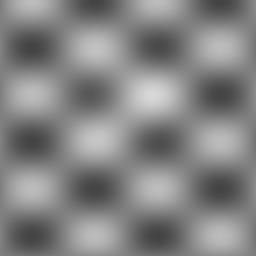
#> input picture l2l_dct/assets/test_image.png, 256 x 256 px
$ python run_phase1_dct.py
#> lines starting #> are read from the running program, lines starting #| are printed output that depends on the picture
### l2l_dct/python/dct/reference.py
"""Reference DCT-II / DCT-III (ODCT) matrix transforms."""

from __future__ import annotations

import numpy as np

BLOCK_SIZE = 8

_MATRIX_CACHE: dict[int, tuple[np.ndarray, np.ndarray]] = {}


def dct_scale(k: int, n: int = BLOCK_SIZE) -> float:
    return 1.0 / np.sqrt(n) if k == 0 else np.sqrt(2.0 / n)


def build_dct_matrix(n: int = BLOCK_SIZE) -> np.ndarray:
    """Build orthonormal DCT-II matrix C (n x n), cached."""
    if n not in _MATRIX_CACHE:
        c = np.zeros((n, n), dtype=np.float64)
        for k in range(n):
            for i in range(n):
                c[k, i] = dct_scale(k, n) * np.cos(np.pi * k * (2 * i + 1) / (2 * n))
        _MATRIX_CACHE[n] = (c, c.T)
    return _MATRIX_CACHE[n][0]


def build_idct_matrix(n: int = BLOCK_SIZE) -> np.ndarray:
    """Build orthonormal inverse DCT-III matrix D = C^T, cached."""
    if n not in _MATRIX_CACHE:
        build_dct_matrix(n)
    return _MATRIX_CACHE[n][1]


def dct_1d(signal: np.ndarray, n: int = BLOCK_SIZE) -> np.ndarray:
    return build_dct_matrix(n) @ np.asarray(signal, dtype=np.float64)


def idct_1d(coeffs: np.ndarray, n: int = BLOCK_SIZE) -> np.ndarray:
    return build_idct_matrix(n) @ np.asarray(coeffs, dtype=np.float64)


# [10 lines left out: functions dct_2d, idct_2d, not called in this run]


def c2d_batch(blocks: np.ndarray) -> np.ndarray:
    """Batched C @ block @ C.T for blocks shaped (N, 8, 8)."""
    c = build_dct_matrix(BLOCK_SIZE)
    return np.einsum("ij,njk,kl->nil", c, blocks, c.T, optimize=True)


def d2d_batch(blocks: np.ndarray) -> np.ndarray:
    """Batched D @ block @ D.T for blocks shaped (N, 8, 8)."""
    d = build_idct_matrix(BLOCK_SIZE)
    return np.einsum("ij,njk,kl->nil", d, blocks, d.T, optimize=True)

### l2l_dct/common.py
#!/usr/bin/env python3
"""Shared utilities for L2L run scripts."""

from __future__ import annotations

import sys
from pathlib import Path

import numpy as np
from PIL import Image

PROJECT_DIR = Path(__file__).resolve().parent
PYTHON_DIR = PROJECT_DIR / "python"
ASSETS_DIR = PROJECT_DIR / "assets"
OUTPUT_DIR = PROJECT_DIR / "output"

sys.path.insert(0, str(PYTHON_DIR))


def load_grayscale(path: Path, size: tuple[int, int] | None = (512, 512)) -> np.ndarray:
    img = Image.open(path).convert("L")
    if size:
        img = img.resize(size, Image.Resampling.LANCZOS)
    arr = np.array(img, dtype=np.uint8)
    h, w = arr.shape
    if h % 2:
        arr = arr[:-1]
    if w % 16:
        arr = arr[:, : (w // 16) * 16]
    if h % 16:
        arr = arr[: (h // 16) * 16]
    return arr


def ensure_output() -> Path:
    OUTPUT_DIR.mkdir(exist_ok=True)
    return OUTPUT_DIR

### l2l_dct/python/l2l/analysis.py
"""L2L analysis — parallel C2D / D2D with SIB on both paths."""

from __future__ import annotations

from dataclasses import dataclass

import numpy as np

from fixed_point import round_block, to_fixed
from dct.reference import BLOCK_SIZE, c2d_batch, d2d_batch


@dataclass
class AnalysisResult:
    yi: np.ndarray
    ti: np.ndarray
    side_y: np.ndarray | None
    side_t: np.ndarray | None
    xi_shape: tuple[int, int]
    block_size: int

    # [5 lines left out: function side_info, not called in this run]


def split_image_l2l(image: np.ndarray, block_size: int = BLOCK_SIZE) -> tuple[np.ndarray, np.ndarray]:
    half = image.shape[0] // 2
    return image[:half].copy(), image[half:].copy()


def merge_image_l2l(xi: np.ndarray, si: np.ndarray) -> np.ndarray:
    return np.vstack([xi, si])


def _blocks_from_image(part: np.ndarray, block_size: int) -> tuple[np.ndarray, tuple[int, int, int, int]]:
    h, w = part.shape
    nh, nw = h // block_size, w // block_size
    blocks = (
        part.reshape(nh, block_size, nw, block_size)
        .transpose(0, 2, 1, 3)
        .reshape(-1, block_size, block_size)
        .astype(np.float64)
    )
    return blocks, (nh, nw, h, w)


def _blocks_to_image(blocks: np.ndarray, layout: tuple[int, int, int, int], block_size: int) -> np.ndarray:
    nh, nw, h, w = layout
    return (
        blocks.reshape(nh, nw, block_size, block_size)
        .transpose(0, 2, 1, 3)
        .reshape(h, w)
    )


# [34 lines left out: functions _forward_blocks, analyze_image, not called in this run]

### l2l_dct/python/metrics.py
"""Image quality metrics."""

from __future__ import annotations

import numpy as np


def mse(original: np.ndarray, reconstructed: np.ndarray) -> float:
    diff = original.astype(np.float64) - reconstructed.astype(np.float64)
    return float(np.mean(diff ** 2))


def psnr(original: np.ndarray, reconstructed: np.ndarray, peak: float = 255.0) -> float:
    err = mse(original, reconstructed)
    if err == 0:
        return float("inf")
    return 10.0 * np.log10(peak ** 2 / err)


# [5 lines left out: function coding_gain, not called in this run]

### l2l_dct/python/viz.py
"""Visualization helpers for L2L demos."""

from __future__ import annotations

from pathlib import Path

import matplotlib.pyplot as plt
import numpy as np


# [59 lines left out: functions save_comparison, save_chessboard_demo, save_rate_distortion, not called in this run]


def save_dct_basis(out_path: Path, n: int = 8) -> None:
    from dct.reference import build_dct_matrix

    c = build_dct_matrix(n)
    fig, axes = plt.subplots(2, 4, figsize=(10, 5))
    for k, ax in enumerate(axes.ravel()):
        ax.plot(c[k], "o-")
        ax.set_title(f"Базис {k}")
        ax.grid(True, alpha=0.3)
    plt.tight_layout()
    fig.savefig(out_path, dpi=150)
    plt.close(fig)

### l2l_dct/python/dct/loeffler_8pt.py
"""
8-point DCT-II / IDCT-III.

Python: orthonormal matrix multiply (verified vs reference).
HLS (fpga/hls/): Loeffler flowgraph, 11 mul / 29 add.
"""

from __future__ import annotations

import numpy as np

from fixed_point import FRAC_BITS, from_fixed, to_fixed
from dct.reference import BLOCK_SIZE, build_dct_matrix, build_idct_matrix, c2d_batch, d2d_batch

_C = build_dct_matrix(BLOCK_SIZE)
_D = build_idct_matrix(BLOCK_SIZE)


def _as_float(x: np.ndarray, frac_bits: int = FRAC_BITS) -> np.ndarray:
    if np.issubdtype(x.dtype, np.integer):
        return from_fixed(x, frac_bits)
    return np.asarray(x, dtype=np.float64)


def loeffler_dct_8_float(f: np.ndarray) -> np.ndarray:
    return _C @ np.asarray(f, dtype=np.float64)


def loeffler_idct_8_float(f: np.ndarray) -> np.ndarray:
    return _D @ np.asarray(f, dtype=np.float64)


def loeffler_dct_8_fixed(x: np.ndarray, frac_bits: int = FRAC_BITS) -> np.ndarray:
    return to_fixed(_C @ _as_float(x, frac_bits), frac_bits)


def loeffler_idct_8_fixed(x: np.ndarray, frac_bits: int = FRAC_BITS) -> np.ndarray:
    return to_fixed(_D @ _as_float(x, frac_bits), frac_bits)


# [10 lines left out: functions dct_2d_loeffler, idct_2d_loeffler, not called in this run]


def dct_2d_loeffler_batch(blocks: np.ndarray, fixed: bool = True) -> np.ndarray:
    if fixed and np.issubdtype(blocks.dtype, np.integer):
        b = from_fixed(blocks)
    else:
        b = np.asarray(blocks, dtype=np.float64)
    coeff = c2d_batch(b)
    return to_fixed(coeff) if fixed else coeff


def idct_2d_loeffler_batch(blocks: np.ndarray, fixed: bool = True) -> np.ndarray:
    if fixed and np.issubdtype(blocks.dtype, np.integer):
        b = from_fixed(blocks)
    else:
        b = np.asarray(blocks, dtype=np.float64)
    restored = d2d_batch(b)
    return to_fixed(restored) if fixed else restored

### l2l_dct/python/fixed_point.py
"""Fixed-point arithmetic for L2L DCT-ODCT."""

from __future__ import annotations

import numpy as np

# Pixel format: Q8.0 (uint8) promoted to Q16.16 for internal math
FRAC_BITS = 16
SCALE = 1 << FRAC_BITS

# Methodology comparison format S1.10 (12-bit) for MATLAB cross-check
WORD_BITS = 12
METH_FRAC_BITS = 10


# [14 lines left out: functions saturate, round_to_frac, not called in this run]


def to_fixed(values: np.ndarray, frac_bits: int = FRAC_BITS) -> np.ndarray:
    scaled = np.round(values.astype(np.float64) * (1 << frac_bits)).astype(np.int64)
    return scaled


def from_fixed(values: np.ndarray, frac_bits: int = FRAC_BITS) -> np.ndarray:
    return values.astype(np.float64) / (1 << frac_bits)


def mul_const(value: np.int64 | int, coeff: float, frac_bits: int = FRAC_BITS) -> np.int64:
    coeff_fp = int(round(coeff * (1 << frac_bits)))
    return np.int64(round_to_frac(np.int64(value) * coeff_fp, frac_bits))


# [5 lines left out: function ladder_round, not called in this run]


def round_block(values: np.ndarray, frac_bits: int = FRAC_BITS) -> np.ndarray:
    return ladder_round(values)


def to_uint8(values: np.ndarray, frac_bits: int = FRAC_BITS) -> np.ndarray:
    rounded = from_fixed(values.astype(np.int64), frac_bits)
    return np.clip(np.round(rounded), 0, 255).astype(np.uint8)


def to_methodology_fixed(values: np.ndarray) -> np.ndarray:
    """Convert to S1.10 12-bit format for MATLAB comparison."""
    return saturate(round_to_frac(to_fixed(values), METH_FRAC_BITS), WORD_BITS)

### l2l_dct/run_phase1_dct.py
#!/usr/bin/env python3
"""Phase 1: DCT/ODCT fixed-point via Loeffler algorithm."""

from pathlib import Path

import numpy as np
from PIL import Image

from common import ASSETS_DIR, ensure_output, load_grayscale
from dct.loeffler_8pt import (
    dct_2d_loeffler_batch,
    idct_2d_loeffler_batch,
    loeffler_dct_8_fixed,
    loeffler_dct_8_float,
    loeffler_idct_8_fixed,
)
from dct.reference import c2d_batch, d2d_batch, dct_1d
from fixed_point import from_fixed, to_fixed
from l2l.analysis import _blocks_from_image, _blocks_to_image
from metrics import mse, psnr
from viz import save_dct_basis

BLOCK_SIZE = 8


def demo_1d() -> None:
    rng = np.random.default_rng(42)
    x = rng.integers(0, 256, 8).astype(np.float64)
    print(f"1-D Loeffler vs matrix (float): max err = {np.max(np.abs(dct_1d(x) - loeffler_dct_8_float(x))):.2e}")

    xf = to_fixed(x)
    x_back = from_fixed(loeffler_idct_8_fixed(loeffler_dct_8_fixed(xf)))
    print(f"1-D fixed round-trip MSE: {mse(x, x_back):.6f}")


def demo_2d_image(image: np.ndarray, out_dir: Path) -> None:
    blocks, layout = _blocks_from_image(image.astype(np.float64), BLOCK_SIZE)
    coeff = dct_2d_loeffler_batch(to_fixed(blocks), fixed=True)
    restored = idct_2d_loeffler_batch(coeff, fixed=True)
    recon = np.clip(from_fixed(restored), 0, 255).astype(np.uint8)
    recon_img = _blocks_to_image(recon, layout, BLOCK_SIZE)

    ref_coeff = c2d_batch(blocks)
    ref_img = np.clip(d2d_batch(ref_coeff), 0, 255).astype(np.uint8)
    ref_recon = _blocks_to_image(ref_img, layout, BLOCK_SIZE)

    print(f"2-D Loeffler fixed PSNR: {psnr(image, recon_img):.2f} dB")
    print(f"2-D matrix float PSNR:   {psnr(image, ref_recon):.2f} dB")

    Image.fromarray(recon_img).save(out_dir / "phase1_loeffler_recon.png")
    save_dct_basis(out_dir / "phase1_dct_basis.png")


def main() -> None:
    out = ensure_output()
    img_path = ASSETS_DIR / "test_image.png"
    image = load_grayscale(img_path)
#> in load_grayscale, img is the input picture: PIL image 256x256 L; min 68, max 215, mean 131.3
    print("=== Phase 1: DCT/ODCT (Loeffler, fixed-point) ===")
    print(f"Image: {img_path.name}, size {image.shape}")
#| Image: test_image.png, size (512, 512)
    demo_1d()
    demo_2d_image(image, out)
#> in demo_2d_image, `blocks, layout = _blocks_from_image(image.astype(np.float64), BLOCK_SI..`: layout = (64, 64, 512, 512)
#> in _blocks_to_image, `nh, nw, h, w = layout`: nh = 64; h = 512
#> in mse (call 2), `diff = original.astype(np.float64) - reconstructed.astype(np.float64)`:
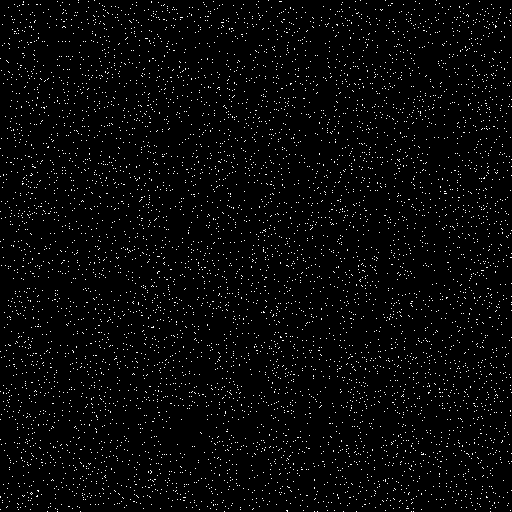
#> diff: shape (512, 512) float64; values 0 (black) and 1 (white), 2.7% white in thin lines or dots
#> in psnr, `err = mse(original, reconstructed)`: err = 0.0273
#| 2-D Loeffler fixed PSNR: 63.77 dB
#> in mse (call 3), `diff = original.astype(np.float64) - reconstructed.astype(np.float64)`:
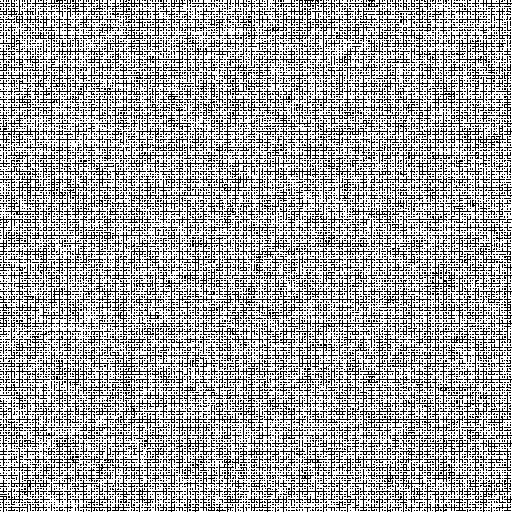
#> diff: shape (512, 512) float64; values 0 (black) and 1 (white), 66.2% white; black in thin lines or dots
#| 2-D matrix float PSNR:   49.92 dB
#> in save_dct_basis, `fig.savefig(out_path, dpi=150)`:
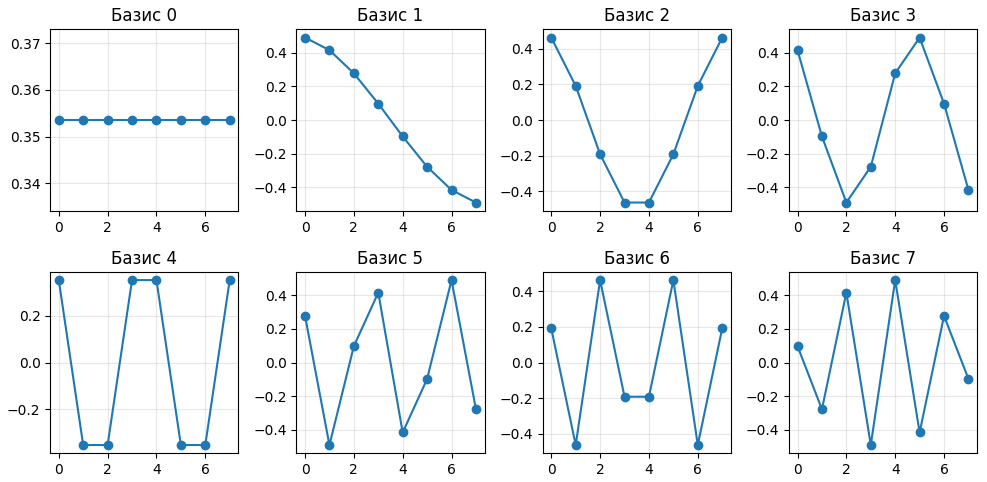
#> figure drawn by matplotlib, 8 panels
    print(f"Results saved to {out}/")


if __name__ == "__main__":
    main()
